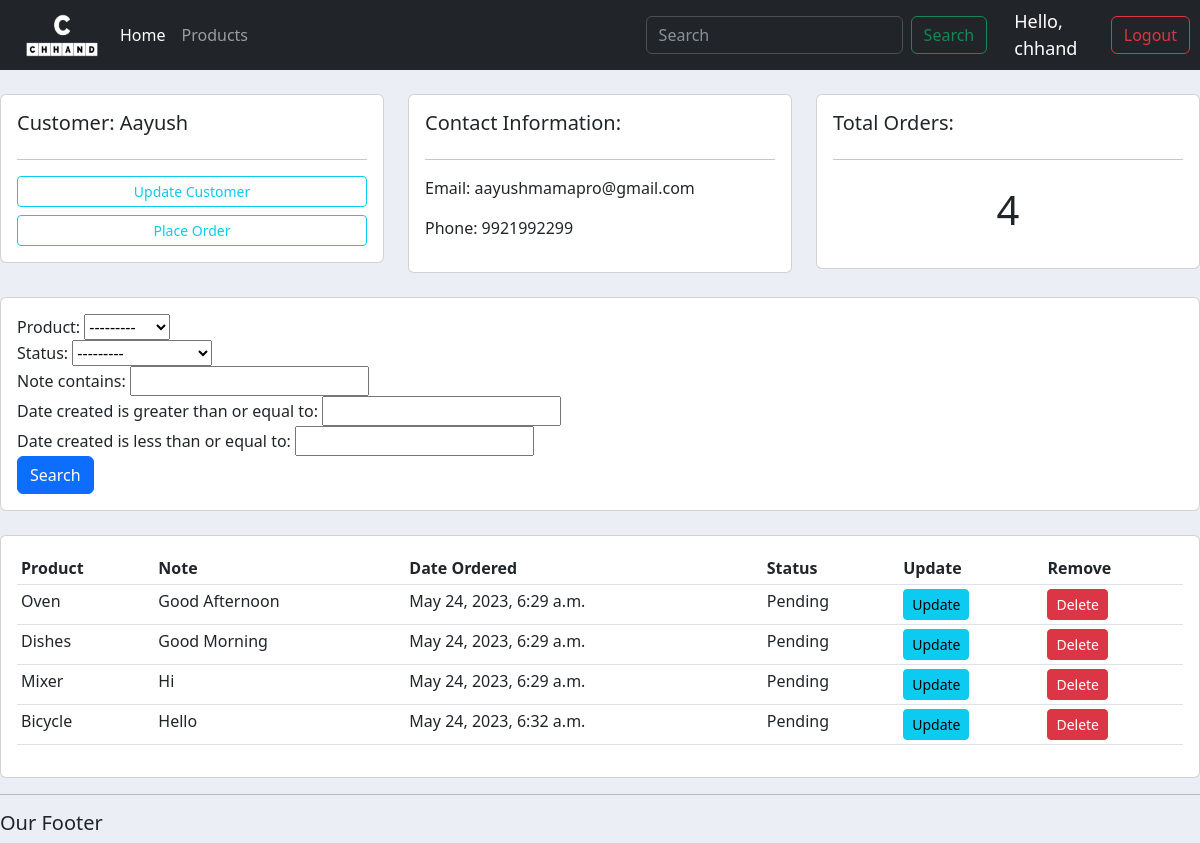
The app's page /customer/1/ (signed in) with its own data.
### accounts/models.py (models this page shows, shortened)
class Customer(models.Model):
    user = models.OneToOneField(User , null=True , on_delete=models.CASCADE)
    name = models.CharField(max_length=100 , null=True)
    phone = models.CharField(max_length=100 , null=True)
    email = models.CharField(max_length=100 , null=True)
    profile_pic = models.ImageField(null=True , blank=True)
    date_created = models.DateTimeField(auto_now_add=True , null=True)

class Order(models.Model):
    STATUS = (
        ('Pending' , 'Pending'),
        ('Out for delivery','Out for delivery'),
        ('Delivered','Delivered'),
    )
    customer= models.ForeignKey(Customer , null=True , on_delete= models.SET_NULL)
    product= models.ForeignKey(Product , null=True , on_delete=models.SET_NULL)
    date_created = models.DateTimeField(auto_now_add=True , null=True)
    status = models.CharField(max_length=200 , null=True , choices=STATUS)
    note = models.CharField(max_length=1000,null=True)

class Product(models.Model):
    CATEGORY = (
        ('Indoor','Indoor'),
        ('Out door','Out door'),
    )
    name = models.CharField(max_length=200 , null=True)
    price = models.FloatField(null=True)
    category = models.CharField(max_length=200 , null=True, choices=CATEGORY)
    description = models.CharField(max_length=200 , null=True , blank=True)
    date_created = models.DateTimeField(auto_now_add=True , null=True)
    tags = models.ManyToManyField(Tag)
    def __str__(self):
        return self.name

### accounts/decorators.py (the view)
        def wrapper_func(request , *args, **kwargs):
            group = None
            if request.user.groups.exists():
                group = request.user.groups.all()[0].name
            if group in allowed_roles:
                return view_func(request , *args, **kwargs)
            else:
                return HttpResponse("You are not authorized to view this page")

### accounts/views.py (called while the page is built)
@login_required(login_url='login')
@allowed_users(allowed_roles=['admin'])
def customer(request,pk):
    customer = Customer.objects.get(id=pk)
    orders = customer.order_set.all()
    order_count = orders.count()
    myFilter = OrderFilter(request.GET , queryset=orders)
    orders = myFilter.qs
    context = {'customer':customer , 'orders':orders , 'total_orders':order_count , 'myFilter':myFilter}
    return render(request, 'accounts/customer.html',context)

### accounts/templates/accounts/customer.html
{% extends 'accounts/main.html' %}
{% block content %}
<br>
<div class="row">
    <div class="col-md">
        <div class="card card-body">
            <h5>Customer: {{customer.name}}</h5>
            <hr>
            <a class="btn btn-outline-info btn-sm btn-block" href="">Update Customer</a>
            <a class="btn btn-outline-info btn-sm btn-block mt-2" href="{% url 'create_order' customer.id %}">Place Order</a>
        </div>
    </div>
    <div class="col-md">
        <div class="card card-body">
            <h5>Contact Information:</h5>
            <hr>
            <p>Email: {{customer.email}}</p>
            <p>Phone: {{customer.phone}}</p>
        </div>
    </div>
    <div class="col-md">
        <div class="card card-body">
            <h5>Total Orders:</h5>
            <hr>
            <h1 style="text-align: center; padding: 10px;">{{total_orders}}</h1>
        </div>
    </div>
</div>
<br>
<div class="row">
    <div class="col">
        <div class="card card-body">
            <form method="get">
                    {{myFilter.form}}
                <button class="btn btn-primary" type="submit">Search</button>
            </form>
        </div>
    </div>
</div>
<br>
<div class="row">
    <div class="col-md">
        <div class="card card-body">
            <table class="table table-sm">
                <tr>
                    <th>Product</th>
                    <th>Note</th>
                    <th>Date Ordered</th>
                    <th>Status</th>
                    <th>Update</th>
                    <th>Remove</th>
                </tr>
                {% for order in orders %}
                    <tr>
                        <td>{{order.product}}</td>
                        <td>{{order.note}}</td>
                        <td>{{order.date_created}}</td>
                        <td>{{order.status}}</td>
                        <td><a class="btn btn-sm btn-info" href="{% url 'update_order' order.id %}">Update</a></td>
                        <td><a class="btn btn-sm btn-danger" href="{% url 'delete_order' order.id %}">Delete</a></td>
                    </tr>
                {% endfor %}
            </table>
        </div>
    </div>
</div>
{% endblock  %}

### accounts/templates/accounts/navbar.html (shortened to what this page needs)
{% load static %}
<nav class="navbar navbar-expand-lg bg-dark" data-bs-theme="dark">
    <div class="container-fluid">
        <a href="/"> <img src="{% static 'images/Chhand-logo.png'%}" alt="logo" id='logo-img'> </a>
      <div class="collapse navbar-collapse" id="navbarSupportedContent">
        <ul class="navbar-nav me-auto mb-2 mb-lg-0">
          {% if request.user.is_staff %}
          <li class="nav-item">
            <a class="nav-link active" aria-current="page" href="{% url 'home' %}">Home</a>
          </li>
          <li class="nav-item">
            <a class="nav-link" href="{% url 'products' %}">Products</a>
          </li>
          {% endif %}
        </ul>
        <form class="d-flex" role="search">
          <input class="form-control me-2" type="search" placeholder="Search" aria-label="Search">
          <button class="btn btn-outline-success" type="submit">Search</button>
        </form>
      </div>
    </div>
    <span id="hello-msg">Hello, {{request.user}}</span>
    <span><a class='btn btn-outline-danger logout-btn' href="{% url 'logout' %}">Logout</a></span>
  </nav>

### static/css/status.css (style rules this page uses)
body { background-color: #ebeff5; }

### accounts/templates/accounts/navbar.html (style rules this page uses)
#logo-img { width: 100px; height: 45px; }
#hello-msg { font-size: 18px; color: #fff; margin-left: 15px }
.logout-btn { margin-right: 10px; }

### records on screen
Customer: name "Aayush", email "aayushmamapro@gmail.com", phone "9921992299"
Order: product "Oven", note "Good Afternoon", date_created "May 24, 2023, 6:29 a.m.", status "Pending"
Order: product "Dishes", note "Good Morning", date_created "May 24, 2023, 6:29 a.m.", status "Pending"
Order: product "Mixer", note "Hi", date_created "May 24, 2023, 6:29 a.m.", status "Pending"
Order: product "Bicycle", note "Hello", date_created "May 24, 2023, 6:32 a.m.", status "Pending"

### other values on screen
{{ request.user }} "chhand"
{{ total_orders }} "4"
